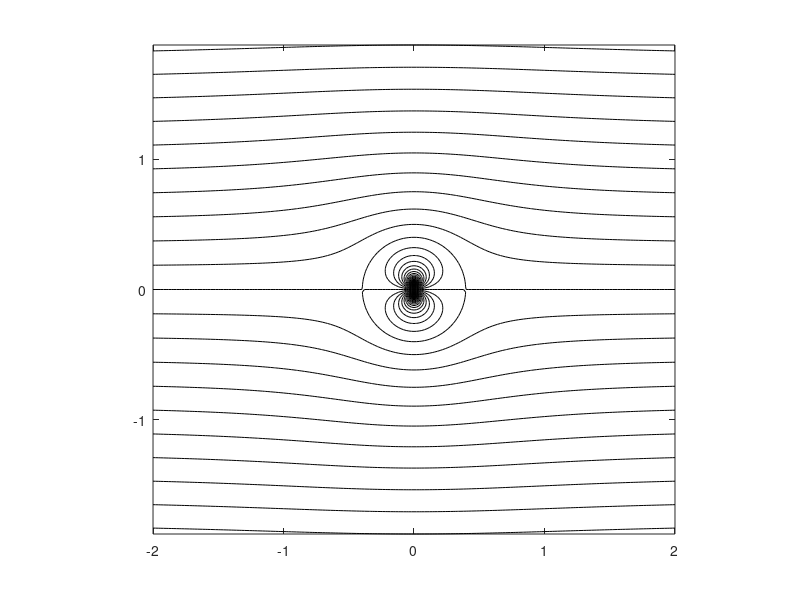
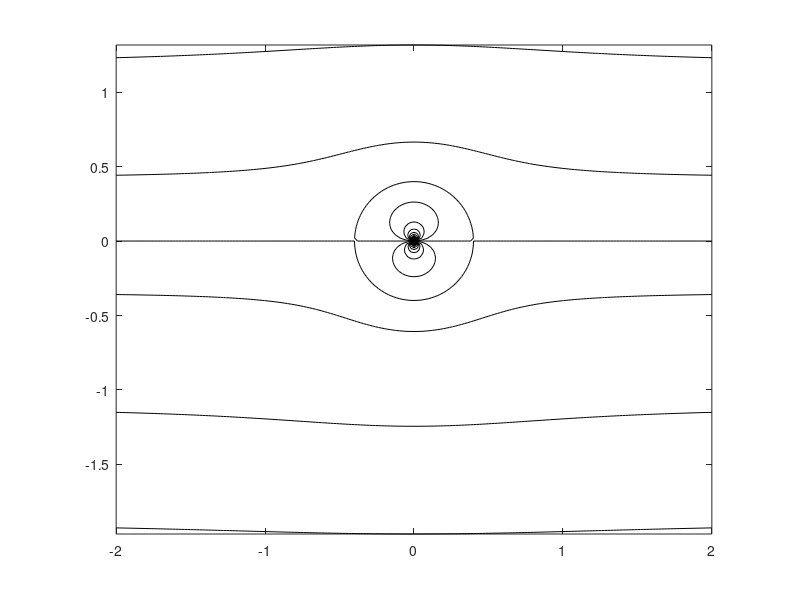

Write the MATLAB code that produced these figures, in order.
% Problem 12 in Chapter 3  
sig = 50; 
      V = 1;
      x = -2:.02:2; 
      y = -2:.02:2; 
      gam = -10;
    for m = 1:length(x)
     for n = 1:length(y)
        xx(m,n) = x(m); yy(m,n) = y(n);
        psiV(m,n) = V * y(n) + gam/4/pi*log(x(m)^2+(y(n)+.05)^2) ...
            - gam/4/pi*log(x(m)^2+(y(n)-.05)^2) ;
        psiS(m,n) =  V*y(n) + (sig/2/pi) * atan2(y(n),x(m)+0.01) ...
            - (sig/2/pi) * atan2(y(n),(x(m)-.01));
     end
    end
    contour(xx,yy,psiV,41,'k'),axis image
    figure(2)
    contour(xx,yy,psiS,41,'k'),hold on, 
    contour(xx,yy,psiS,[0 0],'k'),axis image
